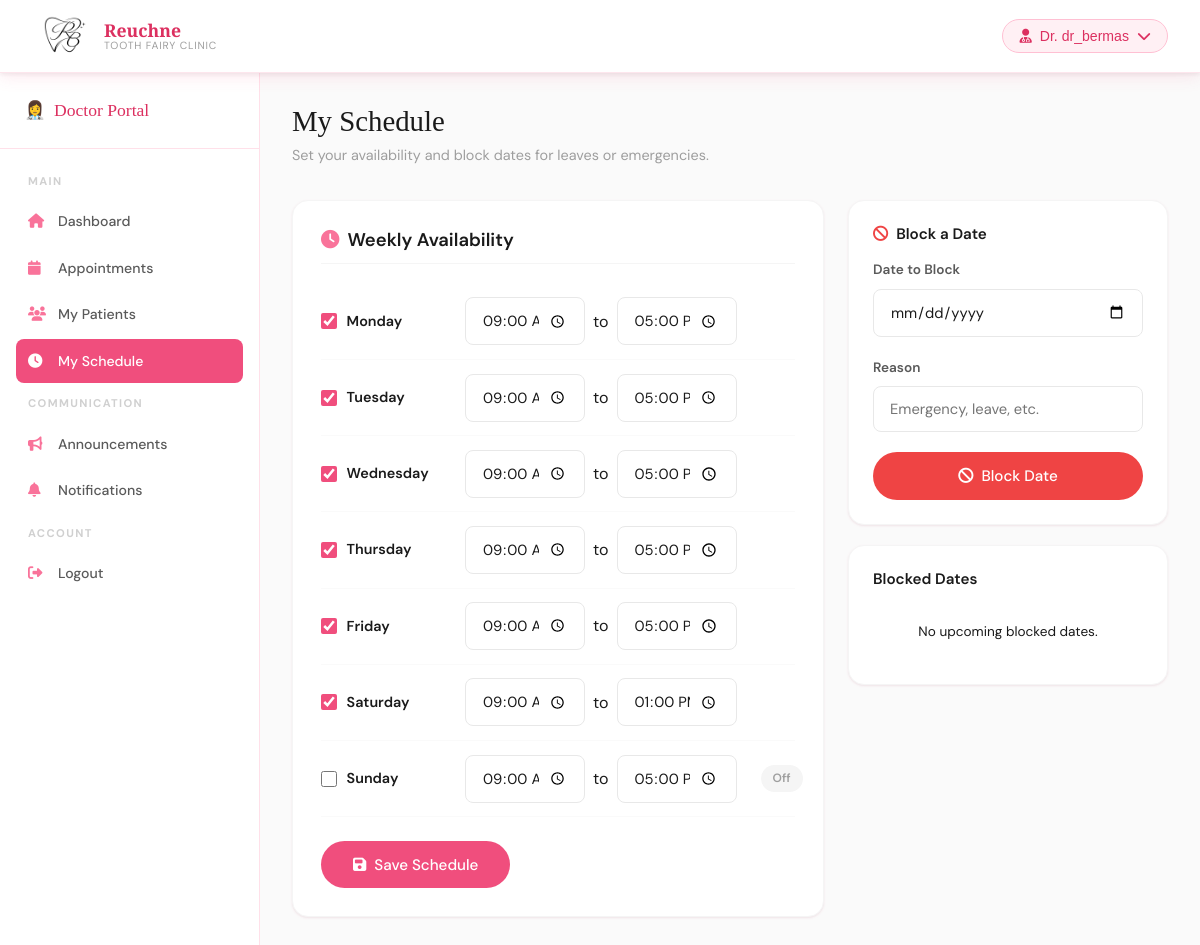
The app's page /doctor/schedule.php (signed in) with its own data.
### tables this page shows
CREATE TABLE schedules (
    id INT AUTO_INCREMENT PRIMARY KEY,
    doctor_id INT NOT NULL,
    day_of_week ENUM('Monday','Tuesday','Wednesday','Thursday','Friday','Saturday','Sunday'),
    start_time TIME NOT NULL,
    end_time TIME NOT NULL,
    slot_duration INT DEFAULT 60 COMMENT 'in minutes',
    max_appointments INT DEFAULT 10,
    is_available TINYINT(1) DEFAULT 1,
    FOREIGN KEY (doctor_id) REFERENCES users(id) ON DELETE CASCADE
);

### doctor/schedule.php (the view, shortened to what this page needs)
<?php
$db = getDB();
$uid = $_SESSION['user_id'];
$schedules = [];
$sched = $db->prepare("SELECT * FROM schedules WHERE doctor_id=? ORDER BY FIELD(day_of_week,'Monday','Tuesday','Wednesday','Thursday','Friday','Saturday','Sunday')");
if (!$sched) {
    $error = "Schedule fetch failed: " . $db->error;
    $schedules = [];
} else {
    $sched->bind_param("i",$uid); $sched->execute();
    foreach ($sched->get_result()->fetch_all(MYSQLI_ASSOC) as $s) $schedules[$s['day_of_week']] = $s;
}
$blocked = $db->prepare("SELECT * FROM blocked_dates WHERE doctor_id=? AND blocked_date >= CURDATE() ORDER BY blocked_date");
if (!$blocked) {
    $error = "Blocked dates fetch failed: " . $db->error;
    $blockedDates = [];
} else {
    $blocked->bind_param("i",$uid); $blocked->execute();
    $blockedDates = $blocked->get_result()->fetch_all(MYSQLI_ASSOC);
}
require_once __DIR__ . '/../includes/doctor-sidebar.php';
?>
<div class="page-header">
    <h1>My Schedule</h1>
    <p>Set your availability and block dates for leaves or emergencies.</p>
</div>
<div style="display:grid;grid-template-columns:1fr 320px;gap:1.5rem" class="responsive-grid-1">
    <div class="table-card" style="padding:1.75rem">
        <h4 style="margin-bottom:1.25rem;padding-bottom:0.75rem;border-bottom:1px solid var(--gray-100)"><i class="fas fa-clock" style="color:var(--pink-400);margin-right:0.5rem"></i>Weekly Availability</h4>
        <form method="POST">
            <?php foreach (['Monday','Tuesday','Wednesday','Thursday','Friday','Saturday','Sunday'] as $day):
                $s = $schedules[$day] ?? null;
                $avail = $s ? (bool)$s['is_available'] : ($day !== 'Sunday');
                $start = $s['start_time'] ?? '09:00:00';
                $end   = $s['end_time']   ?? '17:00:00';
            ?>
            <div style="display:flex;align-items:center;gap:1.5rem;padding:0.85rem 0;border-bottom:1px solid var(--gray-50)">
                <label style="display:flex;align-items:center;gap:0.6rem;min-width:120px;cursor:pointer">
                    <input type="checkbox" name="avail_<?= $day ?>" <?= $avail ? 'checked' : '' ?> style="accent-color:var(--pink-500);width:16px;height:16px">
                    <span style="font-weight:600;font-size:0.9rem"><?= $day ?></span>
                </label>
                <div style="display:flex;align-items:center;gap:0.5rem;flex:1">
                    <input type="time" name="start_<?= $day ?>" value="<?= substr($start,0,5) ?>" class="form-control" style="max-width:120px">
                    <span style="color:var(--gray-400)">to</span>
                    <input type="time" name="end_<?= $day ?>" value="<?= substr($end,0,5) ?>" class="form-control" style="max-width:120px">
                </div>
                <?php if (!$avail): ?><span class="badge" style="background:var(--gray-100);color:var(--gray-500)">Off</span><?php endif; ?>
            </div>
            <?php endforeach; ?>
            <div style="margin-top:1.5rem">
                <button type="submit" name="update_schedule" class="btn-primary"><i class="fas fa-save"></i> Save Schedule</button>
            </div>
        </form>
    </div>
    <div>
        <div class="table-card" style="padding:1.5rem;margin-bottom:1.25rem">
            <h4 style="margin-bottom:1rem;font-size:0.95rem"><i class="fas fa-ban" style="color:#ef4444;margin-right:0.5rem"></i>Block a Date</h4>
            <form method="POST">
                <div class="form-group">
                    <label class="form-label">Date to Block</label>
                    <input type="date" name="blocked_date" class="form-control" min="<?= date('Y-m-d') ?>" required>
                </div>
                <div class="form-group">
                    <label class="form-label">Reason</label>
                    <input type="text" name="block_reason" class="form-control" placeholder="Emergency, leave, etc.">
                </div>
                <button type="submit" name="block_date" class="btn-primary" style="background:#ef4444;width:100%;justify-content:center"><i class="fas fa-ban"></i> Block Date</button>
            </form>
        </div>
        <div class="table-card" style="padding:1.5rem">
            <h4 style="margin-bottom:1rem;font-size:0.95rem">Blocked Dates</h4>
            <?php if (empty($blockedDates)): ?>
            <p style="color:var(--gray-400);font-size:0.85rem;text-align:center;padding:1rem">No upcoming blocked dates.</p>
            <?php else: foreach ($blockedDates as $bd): ?>
            <div style="display:flex;justify-content:space-between;align-items:center;padding:0.6rem 0;border-bottom:1px solid var(--gray-50)">
                <div>
                    <div style="font-weight:600;font-size:0.88rem"><?= date('M d, Y', strtotime($bd['blocked_date'])) ?></div>
                    <?php if ($bd['reason']): ?><div style="font-size:0.78rem;color:var(--gray-400)"><?= sanitize($bd['reason']) ?></div><?php endif; ?>
                </div>
                <a href="?unblock=<?= $bd['id'] ?>" style="color:#ef4444;font-size:0.82rem" data-confirm="Unblock this date?"><i class="fas fa-unlock"></i></a>
            </div>
            <?php endforeach; endif; ?>
        </div>
    </div>
</div>
<?php require_once __DIR__ . '/../includes/dashboard-footer.php'; ?>

### assets/css/main.css (style rules this page uses)
:root { --pink-50: #fff0f4; --pink-100: #ffe0e9; --pink-200: #ffc0d3; --pink-300: #ff99b8; --pink-400: #f9739a; --pink-500: #f04e7d; --pink-600: #dc3060; --pink-700: #b8204a; --white: #ffffff; --gray-50: #fafafa; --gray-100: #f5f5f5; --gray-200: #e8e8e8; --gray-300: #d0d0d0; --gray-500: #9e9e9e; --gray-700: #5a5a5a; --gray-900: #1a1a1a; --shadow-sm: 0 1px 3px rgba(240,78,125,0.08), 0 1px 2px rgba(0,0,0,0.04); --shadow-md: 0 4px 16px rgba(240,78,125,0.12), 0 2px 4px rgba(0,0,0,0.06); --shadow-lg: 0 10px 40px rgba(240,78,125,0.16), 0 4px 12px rgba(0,0,0,0.08); --shadow-xl: 0 24px 64px rgba(240,78,125,0.18); --radius-sm: 8px; --radius-md: 16px; --radius-lg: 24px; --radius-xl: 32px; --font-display: 'Cormorant Garamond', 'Playfair Display', Georgia, serif; --font-body: 'DM Sans', system-ui, sans-serif; --transition: all 0.3s cubic-bezier(0.4, 0, 0.2, 1); }
*, *::before, *::after { box-sizing: border-box; margin: 0; padding: 0; }
html { scroll-behavior: smooth; }
body { font-family: var(--font-body); color: var(--gray-900); background: var(--white); line-height: 1.6; overflow-x: hidden; }
h1,h2,h3,h4,h5 { font-family: var(--font-display); line-height: 1.2; }
h1 { font-size: clamp(2.4rem, 5vw, 4rem); font-weight: 400; }
h4 { font-size: 1.15rem; font-weight: 600; font-family: var(--font-body); }
p { color: var(--gray-700); font-size: 0.97rem; line-height: 1.75; }
.btn-primary { display: inline-flex; align-items: center; gap: 0.5rem; padding: 0.85rem 2rem; border-radius: 50px; background: var(--pink-500); color: white; font-family: var(--font-body); font-size: 0.95rem; font-weight: 500; border: none; cursor: pointer; transition: var(--transition); text-decoration: none; }
.form-group { margin-bottom: 1.25rem; }
.form-label { display: block; font-size: 0.85rem; font-weight: 600; color: var(--gray-700); margin-bottom: 0.5rem; }
.form-control { width: 100%; padding: 0.75rem 1rem; border-radius: var(--radius-sm); border: 1.5px solid var(--gray-200); background: white; font-family: var(--font-body); font-size: 0.92rem; color: var(--gray-900); transition: var(--transition); outline: none; }
.page-header { margin-bottom: 2rem; }
.page-header h1 { font-size: 1.8rem; margin-bottom: 0.25rem; }
.page-header p { color: var(--gray-500); font-size: 0.9rem; }
.table-card { background: white; border-radius: var(--radius-md); box-shadow: var(--shadow-sm); border: 1px solid var(--gray-100); overflow: hidden; }
.badge { display: inline-flex; align-items: center; gap: 0.3rem; padding: 0.25rem 0.75rem; border-radius: 50px; font-size: 0.75rem; font-weight: 600; }

### records on screen
schedules: is_available "☑", start_time "09:00", end_time "17:00"
schedules: is_available "☑", start_time "09:00", end_time "17:00"
schedules: is_available "☑", start_time "09:00", end_time "17:00"
schedules: is_available "☑", start_time "09:00", end_time "17:00"
schedules: is_available "☑", start_time "09:00", end_time "17:00"
schedules: is_available "☑", start_time "09:00", end_time "13:00"

### other values on screen
$_SESSION['username'] "dr_bermas"
$day "Monday"
$day "Tuesday"
$day "Wednesday"
$day "Thursday"
$day "Friday"
$day "Saturday"
$day "Sunday"
